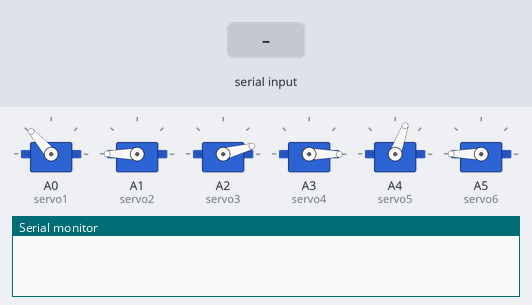
The sketch below on a simulated Arduino Uno, built with avr-gcc and run on an emulated ATmega328P. On the bench: 6 × servo, the last lines printed to the serial monitor. Inputs (shaded band) come from the test bench.

Above: at 1.2 s.
1.3 s: "90,45,200\n" received over Serial
At 2.5 s:
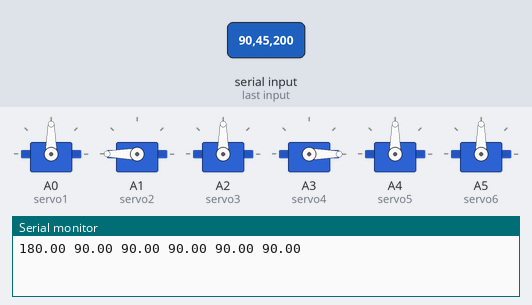
2.8 s: "30,150,10\n" received over Serial
At 3.7 s:
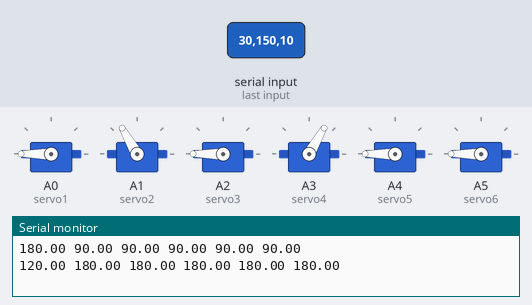
4.3 s: "90,45\n" received over Serial
At 4.7 s:
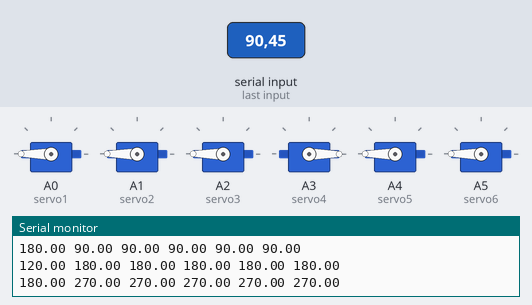
5.8 s: "5\n" received over Serial
At 6.9 s:
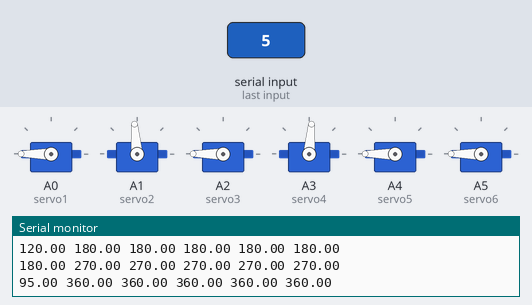
7.3 s: "30,150\n" received over Serial
At 8.2 s:
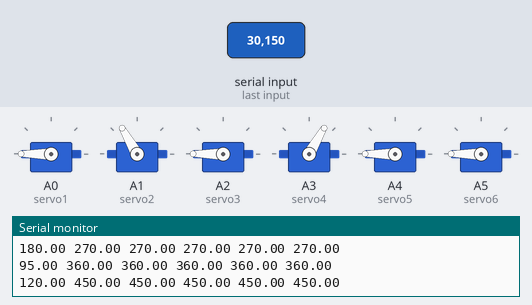
8.8 s: "90\n" received over Serial
At 9.2 s:
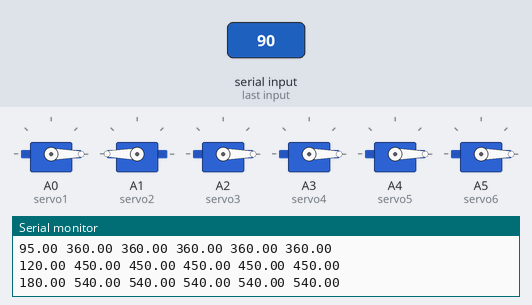
Timing chart, 0 to 11.3 s (numbered marks = the images above; inputs shaded):
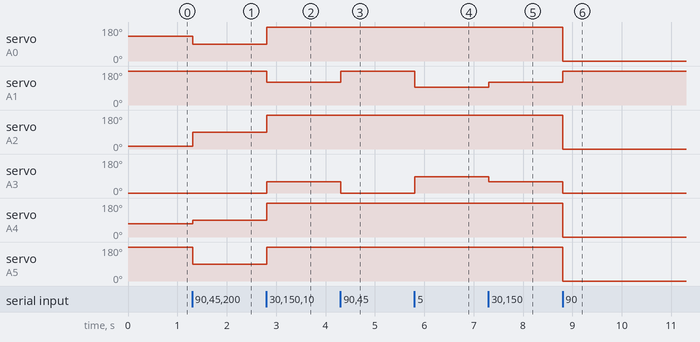

The sketch:

Robotic_Arm_Uno.ino
```cpp
/*
 *Neil Hazra
 *Send Data via Processing: 5 floats, semicolon delimiter, add semicolons till reading newe line
 */
#include <Servo.h>
const int precision = 3;
const int dataSizeConst = 6;
const int maxSize = 30;
float processedData[dataSizeConst];
int dataSize;
char incommingData[maxSize];
char _incommingData[maxSize];
unsigned long startingTime = 0;

Servo servo1;
Servo servo2;
Servo servo3;
Servo servo4;
Servo servo5;
Servo servo6;
Servo servo7;
void setup() {
  Serial.begin(9600);
  pinMode(19, INPUT_PULLUP); //resister for Bluetooth
  servo1.attach(A0);
  servo2.attach(A1);
  servo3.attach(A2);
  servo4.attach(A3);
  servo5.attach(A4);
  servo6.attach(A5);

  servo4.write(180-180);
  servo2.write(180);
  servo3.write(15);
  servo1.write(131);
  servo5.write(70);
  servo6.write(180);
}
void serialEvent()  {
   Serial.readStringUntil('\n').toCharArray(incommingData,maxSize);
   saveData();
   convertData();
   setServos();
}
void loop() {
  /*if(Serial.available())  {
   Serial.readStringUntil('\n').toCharArray(incommingData,maxSize);
   saveData();
   convertData();
   setServos();
  }
  */
}
void setServos()  {
  servo4.write(180-processedData[0]);
  servo2.write(processedData[0]);
  servo3.write(processedData[1]);
  servo1.write(processedData[2]);
  servo5.write(processedData[5]);
  servo6.write(processedData[3]);
}
void convertData()  {
  for(int i = 0; i<dataSizeConst; i++)  {
    processedData[i] = processedData[i]+90;
    Serial.print(processedData[i]);
    Serial.print(" ");
  }
  Serial.println();
}
void saveData()  {
    for(int i = 0; i<50; i++)  {
      _incommingData[i] = incommingData[i];
    }
   char *p = _incommingData;
   char *str;
   char *data[dataSizeConst];
   int i = 0;
   while ((str = strtok_r(p, ";", &p)) != NULL)   {// delimiter is the semicolon
     data[i] = str;
     i++;
   }
   dataSize = i;
   for(int _i = 0; _i<i; _i++)  {
     processedData[_i] = atof(data[_i]);
   }
}
float mapf(float x, float in_min, float in_max, float out_min, float out_max)
{
  //return (x - in_min) * (out_max - out_min + 1) / (in_max - in_min + 1) + out_min;
  return (x - in_min) * (out_max - out_min) / (in_max - in_min) + out_min;
}
```

Measured:
- after the input at 1.3 s, servo on A0 (servo1): 131° → 90° at once; servo on A2 (servo3): 15° → 90° at once; servo on A4 (servo5): 70° → 90° at once; servo on A5 (servo6): 180° → 90° at once
- after the input at 2.8 s, servo on A0 (servo1), servo on A2 (servo3), servo on A4 (servo5), servo on A5 (servo6): 90° → 180° at once; servo on A1 (servo2): 180° → 120° at once; servo on A3 (servo4): 0° → 60° at once
- after the input at 4.3 s, servo on A1 (servo2): 120° → 180° at once; servo on A3 (servo4): 60° → 0° at once
- after the input at 5.8 s, servo on A1 (servo2): 180° → 95° at once; servo on A3 (servo4): 0° → 85° at once
- after the input at 7.3 s, servo on A1 (servo2): 95° → 120° at once; servo on A3 (servo4): 85° → 60° at once
- after the input at 8.8 s, servo on A0 (servo1), servo on A2 (servo3), servo on A4 (servo5), servo on A5 (servo6): 180° → 0° at once; servo on A1 (servo2): 120° → 180° at once; servo on A3 (servo4): 60° → 0° at once
